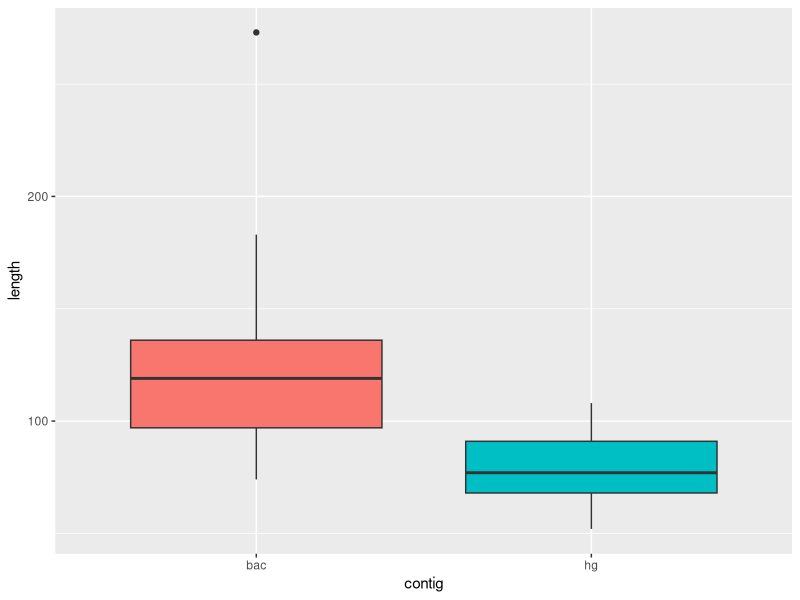

Here is the R script that generated this plot:
# lgt_contig_length_boxplot.R

library(ggplot2)

bac_len<-c(119,76,101,78,74,126,136,146,97,273,109,183,125)
hg_len<-c(95,52,74,73,77,61,68,91,58,96,85,108,78)

df<-data.frame("bac",bac_len)
df2<-data.frame("hg",hg_len)

colnames(df)<-c("contig","length")
colnames(df2)<-c("contig","length")

total<-rbind(df,df2)

pdf(file="/Users/ksieber/Documents/lgt_contig_length.pdf")
qplot( factor(contig), length, data=total, geom="boxplot", xlab="contig", ylab="length", fill=factor(contig) ) + theme(legend.position="none")
